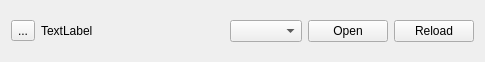
<?xml version="1.0" encoding="UTF-8"?>
<ui version="4.0">
 <class>Form</class>
 <widget class="QWidget" name="Form">
  <property name="geometry">
   <rect>
    <x>0</x>
    <y>0</y>
    <width>485</width>
    <height>62</height>
   </rect>
  </property>
  <property name="windowTitle">
   <string>Form</string>
  </property>
  <layout class="QHBoxLayout" name="horizontalLayout_3">
   <item>
    <layout class="QHBoxLayout" name="horizontalLayout">
     <item>
      <widget class="QToolButton" name="toolButton_info">
       <property name="text">
        <string>...</string>
       </property>
       <property name="icon">
        <iconset resource="png/info.qrc">
         <normaloff>:/icon/info-64.png</normaloff>:/icon/info-64.png</iconset>
       </property>
      </widget>
     </item>
     <item>
      <widget class="QLabel" name="label">
       <property name="text">
        <string>TextLabel</string>
       </property>
      </widget>
     </item>
    </layout>
   </item>
   <item>
    <layout class="QHBoxLayout" name="horizontalLayout_2">
     <item>
      <widget class="QComboBox" name="comboBox"/>
     </item>
     <item>
      <widget class="QPushButton" name="pushButton__open">
       <property name="text">
        <string>Open</string>
       </property>
      </widget>
     </item>
     <item>
      <widget class="QPushButton" name="pushButton__reload">
       <property name="text">
        <string>Reload</string>
       </property>
      </widget>
     </item>
    </layout>
   </item>
  </layout>
 </widget>
 <resources>
  <include location="png/info.qrc"/>
 </resources>
 <connections/>
</ui>
